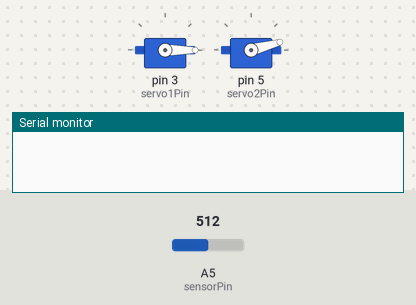
Recording of a sketch running on a simulated Arduino Uno, built with avr-gcc and run on an emulated ATmega328P. On the bench: 2 × servo, the last lines printed to the serial monitor. Inputs (shaded band) come from the test bench; at power-on: A5 (sensorPin) = 512.

Above: at 0.1 s.
At 15.5 s:
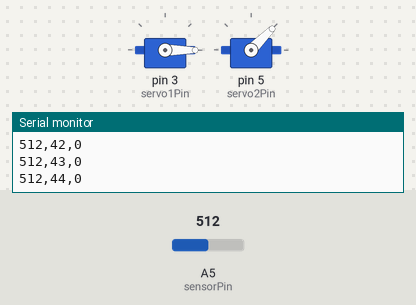
At 39.1 s:
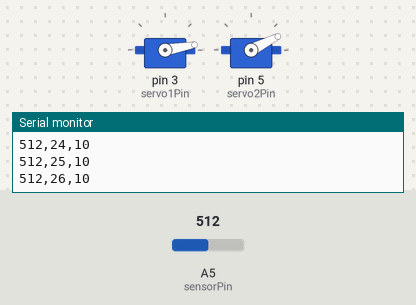
Timing chart, 0 to 40.0 s (numbered marks = the images above):
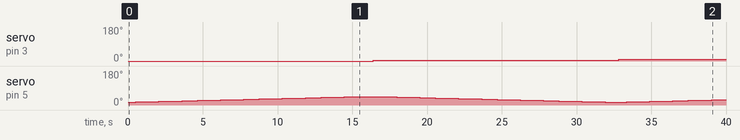

Measured:
- by itself, servo on pin 3 (servo1Pin): 0° → 5° at 16.4 s, → 10° 16.4 s later
- by itself, servo on pin 5 (servo2Pin): 15° → 16° at 0.52 s, → 17° 0.52 s later, → 18° 0.52 s later, → 19° 0.52 s later, … (73 changes in this stretch)

The sketch:

ArduinoSendData.ino
```cpp
// Gathers data from IR sensor, prints to Serial Monitor to be read in by a Python listener.

// servo 1 controls the vertical movement, servo 2 controls the horizontal movement
// each servo has a predefined 0 angle. the servo is "centered" at 90 degrees
#include <Servo.h>
Servo servo1;
Servo servo2;

// Note: Servos need to be in PWM pins
const int servo1Pin = 3;
const int servo2Pin = 5;
const int sensorPin = A5;


int sensorValue = 0;  // value read in from the sensor
int sensorAvg = 0; // avg of 10 readings from sensor
bool positiveRotation = true;  // toggles each time the horizontal servo finishes a pass, so the next pass will be in the opposite direction

// initial positions for the two servos
int pos1 = 10;
int pos2 = 30;

// increments to determine how much each servo will move each time
const int servo1Increment = 5;
const int servo2Increment = 1;

// range of motion for each servo
const int servo1Start = 0;
const int servo1End = 20; //25
const int servo2Start = 15; // 10
const int servo2End = 45; //50


// set up servos and communications
void setup()
{
    long baudRate = 9600;       // NOTE1: The baudRate for sending & receiving programs must match
    Serial.begin(baudRate);     // NOTE2: Set the baudRate to 115200 for faster communication
    servo1.attach(servo1Pin);
    servo2.attach(servo2Pin);
}

void loop()
{
   // in steps of 1 degree, tell servo1 to go to position in variable 'pos1'
   for (pos1 = servo1Start; pos1 <= servo1End; pos1 += servo1Increment) {
       // Control the tilt mechanism
       servo1.write(pos1);

       // tells the pan servo to move from 0 degrees to 180 degrees
       if (positiveRotation) {
           for (pos2 = servo2Start; pos2 <= servo2End; pos2 += servo2Increment) {
               // Control the pan mechanism
               servo2.write(pos2);

               // using an average sensor reading reduces "jolting" plots
               sensorAvg = 0;
               for (int i = 0; i < 10; i++) {
                 sensorValue = analogRead(sensorPin);
                 sensorAvg = sensorAvg + sensorValue;
                 delay(50);
               }
               Serial.println(String(sensorAvg/10) + "," + String(pos2) + "," + String(pos1));
               delay(15);

               // if the servo has reached the end of its pass, toggle variable so it moves in the opposite direction
               if (pos2 == servo2End) {
                   positiveRotation = false;
               }
           }
       }

       // tells the pan servo to move from 180 degrees to 0 degrees
       else {
           for (pos2 = servo2End; pos2 >= servo2Start; pos2 -= servo2Increment) {
               // Control the pan mechanism
               servo2.write(pos2);
               sensorValue = analogRead(sensorPin);

               // using an average sensor reading reduces "jolting" plots
               sensorAvg = 0;
               for (int i = 0; i < 10; i++) {
                  sensorValue = analogRead(sensorPin);
                  sensorAvg = sensorAvg + sensorValue;
                  delay(50);
               }
               Serial.println(String(sensorAvg/10) + "," + String(pos2) + "," + String(pos1));
               delay(15);

               // if the servo has reached the end of its pass, toggle variable so it moves in the opposite direction
               if (pos2 == servo2Start) {
                   positiveRotation = true;
               }
           }
       }

       delay(400);
   }

   // STOP is the keyword to signal the python code to stop fetching data
   Serial.println("STOP");

}
```
